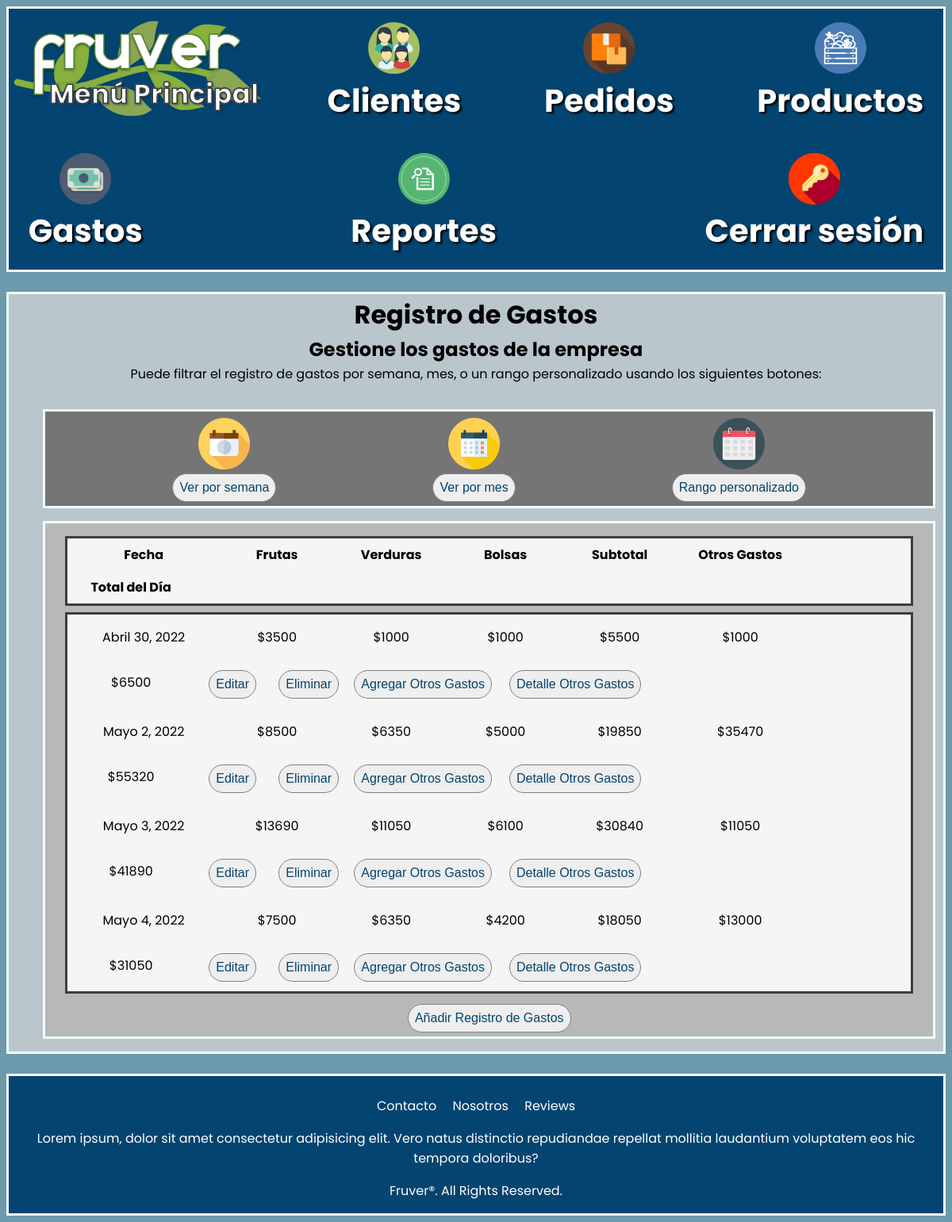
/gastos/ (signed in), run on the app's committed database.
### Gastos/models.py (models this page shows)
class GastoProductos(models.Model):
    fecha_gasto = models.DateField(auto_now_add=False)
    monto_frutas = models.IntegerField(default=0)
    monto_verduras = models.IntegerField(default=0)
    monto_bolsas = models.IntegerField(default=0)
    total_gastoproductos = models.IntegerField(default=0)
    otros_gastos = models.IntegerField(default=0)
    total_otrosgastos = models.IntegerField(default=0)
    total_dia = models.IntegerField(default=0)
    vendedor = models.ForeignKey('Home.Usuario', null=True, on_delete=models.SET_NULL)

### Gastos/views.py (the view, shortened to what this page needs)
# urls.py: path('gastos/', include('Gastos.urls')),
@login_required(login_url='fruver-acceso')
def gastos(request):
    current_user = request.user
    if current_user.is_staff != 1:
        return redirect('fruver-home')
    gastos = GastoProductos.objects.all().order_by('fecha_gasto')
    otros_gastos = OtroGasto.objects.all()
    form = FormularioGastoProductos()
    form2 = FormularioOtroGasto()
    context = {'form': form, 'form2': form2, 'gastos': gastos, 'otros_gastos': otros_gastos}
    return render(request, 'Gastos/gastos.html', context)

### Pedidos/context_processor.py (called while the page is built)
def total_pedido(request):
    total = 0
    if request.user.is_authenticated:
        if "carrito" in request.session.keys():
            for key, value in request.session["carrito"].items():
                total += int(value["subtotal"])
    return {"total_pedido": total}

### Gastos/templates/Gastos/gastos.html (shortened to what this page needs)
{% extends "Home/mainmenu.html" %}
{% load static %}
{% block stylesheet %}
<link rel="stylesheet" href="{% static 'Gastos/styles/gastos.css' %}">
{% endblock stylesheet %}
{% block content %}
    <h1 class="info">Registro de Gastos</h1>
    <h2 class="info">Gestione los gastos de la empresa</h2>
    <p class="info">Puede filtrar el registro de gastos por semana, mes, o un rango personalizado usando los siguientes botones:</p>
    <div class="container0">
        <div class="estados">
            <img src="{% static 'Gastos/images/semana.png' %}" alt="Ver por semana" width="65" height="65"/>
            <a href="#"><button type="button" class="filtros">Ver por semana</button></a>
        </div>
        <div class="estados">
            <img src="{% static 'Gastos/images/mes.png' %}" alt="Ver por mes" width="65" height="65"/>
            <a href="#"><button type="button" class="filtros">Ver por mes</button></a>
        </div>
        <div class="estados">
            <img src="{% static 'Gastos/images/calendario.png' %}" alt="Rango personalizado" width="65" height="65"/>
            <a href="#"><button type="button" class="filtros">Rango personalizado</button></a>
        </div>
    </div>
    <div class="container1">
        <div class="fila-titulos">
            <div class="titulo-columnas" id="fecha">
                <h4>Fecha</h4>
            </div>
            <div class="titulo-columnas" id="frutas">
                <h4>Frutas</h4>
            </div>
            <div class="titulo-columnas" id="verduras">
                <h4>Verduras</h4>
            </div>
            <div class="titulo-columnas" id="bolsas">
                <h4>Bolsas</h4>
            </div>
            <div class="titulo-columnas" id="subtotal">
                <h4>Subtotal</h4>
            </div>
            <div class="titulo-columnas" id="otrosgastos">
                <h4>Otros Gastos</h4>
            </div>
            <div class="titulo-columnas" id="totaldia">
                <h4>Total del Día</h4>
            </div>
        </div>
        <div class="lista-pedidos">
            <div class="fila-datos">
                {% for gasto in gastos %}
                    <div class="datos">
                        <div class="datospedido" id="date">
                            <p>{{ gasto.fecha_gasto }}</p>
                        </div>
                        <div class="datospedido" id="fruits">
                            <p>${{ gasto.monto_frutas }}</p>
                        </div>
                        <div class="datospedido" id="vegetables">
                            <p>${{ gasto.monto_verduras }}</p>
                        </div>
                        <div class="datospedido" id="bags">
                            <p>${{ gasto.monto_bolsas }}</p>
                        </div>
                        <div class="datospedido" id="total-products">
                            <p>${{ gasto.total_gastoproductos }}</p>
                        </div>
                        <div class="datospedido" id="total-others">
                            <p>${{ gasto.total_otrosgastos }}</p>
                        </div>
                        <div class="datospedido" id="total-day">
                            <p>${{ gasto.total_dia }}</p>
                        </div>
                        <a href="{% url 'fruver-editargasto' gasto.id %}" id="edit"><button type="button">Editar</button></a>
                        <a href="#" id="delete" onclick="eliminarGasto({{ gasto.id }})"><button type="button">Eliminar</button></a>
                        <a href="#" id="add-others" onclick="agregarOtroGasto({{gasto.id}})"><button type="button">Agregar Otros Gastos</button></a>
                        <a href="{% url 'fruver-detalleotrosgastos' gasto.id %}" id="view-details"><button type="button">Detalle Otros Gastos</button></a>
                    </div>
                {% endfor %}
            </div>
        </div>
        <div class="button-container">
            <button type="button" id="creargasto">Añadir Registro de Gastos</button>
        </div>
    </div>
{% endblock content %}

### Home/static/Home/styles/mainmenu.css (style rules this page uses)
body { font-family: 'Poppins', sans-serif; background-color: #6d9aac; }
.container1 { display: flex; flex-flow: row wrap; margin: 2rem 4rem; justify-content: center; align-items: center; background-color: rgb(184, 184, 184); border: solid 0.2rem azure; }

### Gastos/static/Gastos/styles/gastos.css (style rules this page uses)
.info { margin: 0.1rem }
.container0 { display: flex; flex-flow: row wrap; margin: 2rem 2.7rem 0.5rem; justify-content: space-evenly; align-items: center; background-color: rgb(117, 117, 117); border: solid 0.2rem azure; width: 95%; }
.estados { display: flex; flex-flow: column wrap; justify-content: center; align-items: center; margin: 0.5rem 2rem 0rem; }
.container1 { display: flex; flex-flow: column wrap; margin: 1rem 2.7rem; justify-content: center; align-items: center; background-color: rgb(184, 184, 184); border: solid 0.2rem azure; width: 95%; }
.fila-titulos { margin: 1rem 1rem 0rem; background-color: whitesmoke; border: solid 0.2rem rgb(61, 61, 61); display: flex; flex-flow: row wrap; justify-content: flex-start; align-items: flex-start; width: 95%; }
.titulo-columnas { margin: 0.5rem 1.5rem; width: 10rem; }
#fecha { width: 9rem; }
#frutas { width: 6rem; }
#verduras { width: 6rem; }
#bolsas { width: 6rem; }
#subtotal { width: 6rem; }
#otrosgastos { width: 7rem; }
#totaldia { width: 7rem; }
h4 { font-weight: bold; margin: 0; }
.lista-pedidos { margin: 0.5rem 1rem 0.5rem; background-color: whitesmoke; border: solid 0.2rem rgb(61, 61, 61); display: flex; flex-flow: row wrap; justify-content: center; align-items: center; width: 95%; }
.fila-datos { display: flex; flex-flow: column wrap; justify-content: flex-start; align-items: flex-start; width: 100%; }
.datos { display: flex; flex-flow: row wrap; justify-content: flex-start; align-items: flex-start; text-align: center; width: 100%; }
.datospedido { margin: 0.01rem 1rem; width: 9rem; }
#date { width: 10rem; }
#fruits { width: 7rem; }
#vegetables { width: 7rem; }
#bags { width: 7rem; }
#total-products { width: 7rem; }
#total-others { width: 8rem; }
#total-day { width: 8rem; }
#edit, #delete { width: 6rem; margin: 0.5rem 0rem; }
#view-details, #add-others { width: 12rem; margin: 0.5rem 0rem; }
.button-container { display: flex; flex-flow: row wrap; align-items: center; justify-content: center; }
button { background-color: rgb(238, 238, 238); margin: 0.3rem; border: none; padding: 0.5rem; font-size: 1rem; border-radius: 2rem; color: rgb(3, 68, 112); border: solid 0.1rem grey; cursor: pointer; }

### data on the page
GastoProductos: fecha_gasto "Abril 30, 2022", monto_frutas "3500", monto_verduras "1000", monto_bolsas "1000", total_gastoproductos "5500", total_otrosgastos "1000", total_dia "6500"
GastoProductos: fecha_gasto "Mayo 2, 2022", monto_frutas "8500", monto_verduras "6350", monto_bolsas "5000", total_gastoproductos "19850", total_otrosgastos "35470", total_dia "55320"
GastoProductos: fecha_gasto "Mayo 3, 2022", monto_frutas "13690", monto_verduras "11050", monto_bolsas "6100", total_gastoproductos "30840", total_otrosgastos "11050", total_dia "41890"
GastoProductos: fecha_gasto "Mayo 4, 2022", monto_frutas "7500", monto_verduras "6350", monto_bolsas "4200", total_gastoproductos "18050", total_otrosgastos "13000", total_dia "31050"
